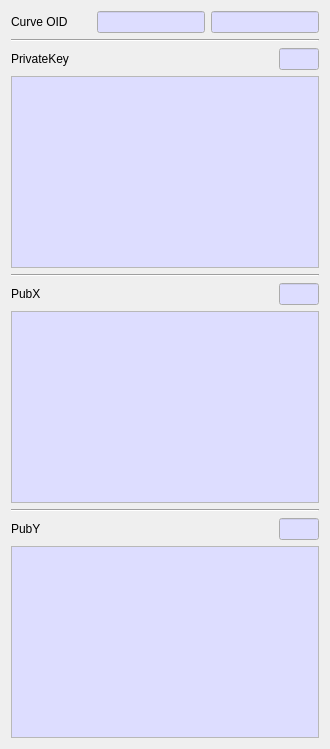
     <widget class="QWidget" name="tabECC">
      <attribute name="title">
       <string>ECC</string>
      </attribute>
      <layout class="QVBoxLayout" name="verticalLayout_3">
       <item>
        <layout class="QGridLayout" name="gridLayout_4">
         <item row="0" column="0">
          <widget class="QLabel" name="mECC_CurveLabel">
           <property name="minimumSize">
            <size>
             <width>80</width>
             <height>0</height>
            </size>
           </property>
           <property name="maximumSize">
            <size>
             <width>80</width>
             <height>16777215</height>
            </size>
           </property>
           <property name="text">
            <string>Curve OID</string>
           </property>
          </widget>
         </item>
         <item row="0" column="1">
          <widget class="QLineEdit" name="mECC_CurveOIDText">
           <property name="palette">
            <palette>
             <active>
              <colorrole role="Base">
               <brush brushstyle="SolidPattern">
                <color alpha="255">
                 <red>221</red>
                 <green>221</green>
                 <blue>255</blue>
                </color>
               </brush>
              </colorrole>
             </active>
             <inactive>
              <colorrole role="Base">
               <brush brushstyle="SolidPattern">
                <color alpha="255">
                 <red>221</red>
                 <green>221</green>
                 <blue>255</blue>
                </color>
               </brush>
              </colorrole>
             </inactive>
             <disabled>
              <colorrole role="Base">
               <brush brushstyle="SolidPattern">
                <color alpha="255">
                 <red>240</red>
                 <green>240</green>
                 <blue>240</blue>
                </color>
               </brush>
              </colorrole>
             </disabled>
            </palette>
           </property>
           <property name="readOnly">
            <bool>true</bool>
           </property>
          </widget>
         </item>
         <item row="0" column="2">
          <widget class="QLineEdit" name="mECC_CurveSNText">
           <property name="maximumSize">
            <size>
             <width>120</width>
             <height>16777215</height>
            </size>
           </property>
           <property name="palette">
            <palette>
             <active>
              <colorrole role="Base">
               <brush brushstyle="SolidPattern">
                <color alpha="255">
                 <red>221</red>
                 <green>221</green>
                 <blue>255</blue>
                </color>
               </brush>
              </colorrole>
             </active>
             <inactive>
              <colorrole role="Base">
               <brush brushstyle="SolidPattern">
                <color alpha="255">
                 <red>221</red>
                 <green>221</green>
                 <blue>255</blue>
                </color>
               </brush>
              </colorrole>
             </inactive>
             <disabled/>
            </palette>
           </property>
           <property name="readOnly">
            <bool>true</bool>
           </property>
          </widget>
         </item>
        </layout>
       </item>
       <item>
        <widget class="Line" name="line_4">
         <property name="orientation">
          <enum>Qt::Horizontal</enum>
         </property>
        </widget>
       </item>
       <item>
        <layout class="QGridLayout" name="gridLayout_12">
         <item row="0" column="0">
          <widget class="QLabel" name="mECC_PrivateLabel">
           <property name="minimumSize">
            <size>
             <width>80</width>
             <height>0</height>
            </size>
           </property>
           <property name="maximumSize">
            <size>
             <width>80</width>
             <height>16777215</height>
            </size>
           </property>
           <property name="text">
            <string>PrivateKey</string>
           </property>
          </widget>
         </item>
         <item row="0" column="2">
          <widget class="QLineEdit" name="mECC_PrivateLenText">
           <property name="minimumSize">
            <size>
             <width>40</width>
             <height>0</height>
            </size>
           </property>
           <property name="maximumSize">
            <size>
             <width>40</width>
             <height>16777215</height>
            </size>
           </property>
           <property name="palette">
            <palette>
             <active>
              <colorrole role="Base">
               <brush brushstyle="SolidPattern">
                <color alpha="255">
                 <red>221</red>
                 <green>221</green>
                 <blue>255</blue>
                </color>
               </brush>
              </colorrole>
             </active>
             <inactive>
              <colorrole role="Base">
               <brush brushstyle="SolidPattern">
                <color alpha="255">
                 <red>221</red>
                 <green>221</green>
                 <blue>255</blue>
                </color>
               </brush>
              </colorrole>
             </inactive>
             <disabled>
              <colorrole role="Base">
               <brush brushstyle="SolidPattern">
                <color alpha="255">
                 <red>240</red>
                 <green>240</green>
                 <blue>240</blue>
                </color>
               </brush>
              </colorrole>
             </disabled>
            </palette>
           </property>
           <property name="readOnly">
            <bool>true</bool>
           </property>
          </widget>
         </item>
         <item row="0" column="1">
          <spacer name="horizontalSpacer_7">
           <property name="orientation">
            <enum>Qt::Horizontal</enum>
           </property>
           <property name="sizeHint" stdset="0">
            <size>
             <width>40</width>
             <height>20</height>
            </size>
           </property>
          </spacer>
         </item>
        </layout>
       </item>
       <item>
        <widget class="QPlainTextEdit" name="mECC_PrivateText">
         <property name="palette">
          <palette>
           <active>
            <colorrole role="Base">
             <brush brushstyle="SolidPattern">
              <color alpha="255">
               <red>221</red>
               <green>221</green>
               <blue>255</blue>
              </color>
             </brush>
            </colorrole>
           </active>
           <inactive>
            <colorrole role="Base">
             <brush brushstyle="SolidPattern">
              <color alpha="255">
               <red>221</red>
               <green>221</green>
               <blue>255</blue>
              </color>
             </brush>
            </colorrole>
           </inactive>
           <disabled>
            <colorrole role="Base">
             <brush brushstyle="SolidPattern">
              <color alpha="255">
               <red>240</red>
               <green>240</green>
               <blue>240</blue>
              </color>
             </brush>
            </colorrole>
           </disabled>
          </palette>
         </property>
         <property name="readOnly">
          <bool>true</bool>
         </property>
        </widget>
       </item>
       <item>
        <widget class="Line" name="line_5">
         <property name="orientation">
          <enum>Qt::Horizontal</enum>
         </property>
        </widget>
       </item>
       <item>
        <layout class="QGridLayout" name="gridLayout_13">
         <property name="topMargin">
          <number>0</number>
         </property>
         <item row="0" column="0">
          <widget class="QLabel" name="mECC_PubXLabel">
           <property name="text">
            <string>PubX</string>
           </property>
          </widget>
         </item>
         <item row="0" column="2">
          <widget class="QLineEdit" name="mECC_PubXLenText">
           <property name="minimumSize">
            <size>
             <width>40</width>
             <height>0</height>
            </size>
           </property>
           <property name="maximumSize">
            <size>
             <width>40</width>
             <height>16777215</height>
            </size>
           </property>
           <property name="palette">
            <palette>
             <active>
              <colorrole role="Base">
               <brush brushstyle="SolidPattern">
                <color alpha="255">
                 <red>221</red>
                 <green>221</green>
                 <blue>255</blue>
                </color>
               </brush>
              </colorrole>
             </active>
             <inactive>
              <colorrole role="Base">
               <brush brushstyle="SolidPattern">
                <color alpha="255">
                 <red>221</red>
                 <green>221</green>
                 <blue>255</blue>
                </color>
               </brush>
              </colorrole>
             </inactive>
             <disabled>
              <colorrole role="Base">
               <brush brushstyle="SolidPattern">
                <color alpha="255">
                 <red>240</red>
                 <green>240</green>
                 <blue>240</blue>
                </color>
               </brush>
              </colorrole>
             </disabled>
            </palette>
           </property>
           <property name="readOnly">
            <bool>true</bool>
           </property>
          </widget>
         </item>
         <item row="0" column="1">
          <spacer name="horizontalSpacer_8">
           <property name="orientation">
            <enum>Qt::Horizontal</enum>
           </property>
           <property name="sizeHint" stdset="0">
            <size>
             <width>40</width>
             <height>20</height>
            </size>
           </property>
          </spacer>
         </item>
        </layout>
       </item>
       <item>
        <widget class="QPlainTextEdit" name="mECC_PubXText">
         <property name="palette">
          <palette>
           <active>
            <colorrole role="Base">
             <brush brushstyle="SolidPattern">
              <color alpha="255">
               <red>221</red>
               <green>221</green>
               <blue>255</blue>
              </color>
             </brush>
            </colorrole>
           </active>
           <inactive>
            <colorrole role="Base">
             <brush brushstyle="SolidPattern">
              <color alpha="255">
               <red>221</red>
               <green>221</green>
               <blue>255</blue>
              </color>
             </brush>
            </colorrole>
           </inactive>
           <disabled>
            <colorrole role="Base">
             <brush brushstyle="SolidPattern">
              <color alpha="255">
               <red>240</red>
               <green>240</green>
               <blue>240</blue>
              </color>
             </brush>
            </colorrole>
           </disabled>
          </palette>
         </property>
         <property name="readOnly">
          <bool>true</bool>
         </property>
        </widget>
       </item>
       <item>
        <widget class="Line" name="line_6">
         <property name="orientation">
          <enum>Qt::Horizontal</enum>
         </property>
        </widget>
       </item>
       <item>
        <layout class="QGridLayout" name="gridLayout_14">
         <property name="topMargin">
          <number>0</number>
         </property>
         <item row="0" column="0">
          <widget class="QLabel" name="mECC_PubYLabel">
           <property name="text">
            <string>PubY</string>
           </property>
          </widget>
         </item>
         <item row="0" column="2">
          <widget class="QLineEdit" name="mECC_PubYLenText">
           <property name="minimumSize">
            <size>
             <width>40</width>
             <height>0</height>
            </size>
           </property>
           <property name="maximumSize">
            <size>
             <width>40</width>
             <height>16777215</height>
            </size>
           </property>
           <property name="palette">
            <palette>
             <active>
              <colorrole role="Base">
               <brush brushstyle="SolidPattern">
                <color alpha="255">
                 <red>221</red>
                 <green>221</green>
                 <blue>255</blue>
                </color>
               </brush>
              </colorrole>
             </active>
             <inactive>
              <colorrole role="Base">
               <brush brushstyle="SolidPattern">
                <color alpha="255">
                 <red>221</red>
                 <green>221</green>
                 <blue>255</blue>
                </color>
               </brush>
              </colorrole>
             </inactive>
             <disabled>
              <colorrole role="Base">
               <brush brushstyle="SolidPattern">
                <color alpha="255">
                 <red>240</red>
                 <green>240</green>
                 <blue>240</blue>
                </color>
               </brush>
              </colorrole>
             </disabled>
            </palette>
           </property>
           <property name="readOnly">
            <bool>true</bool>
           </property>
          </widget>
         </item>
         <item row="0" column="1">
          <spacer name="horizontalSpacer_9">
           <property name="orientation">
            <enum>Qt::Horizontal</enum>
           </property>
           <property name="sizeHint" stdset="0">
            <size>
             <width>40</width>
             <height>20</height>
            </size>
           </property>
          </spacer>
         </item>
        </layout>
       </item>
       <item>
        <widget class="QPlainTextEdit" name="mECC_PubYText">
         <property name="palette">
          <palette>
           <active>
            <colorrole role="Base">
             <brush brushstyle="SolidPattern">
              <color alpha="255">
               <red>221</red>
               <green>221</green>
               <blue>255</blue>
              </color>
             </brush>
            </colorrole>
           </active>
           <inactive>
            <colorrole role="Base">
             <brush brushstyle="SolidPattern">
              <color alpha="255">
               <red>221</red>
               <green>221</green>
               <blue>255</blue>
              </color>
             </brush>
            </colorrole>
           </inactive>
           <disabled>
            <colorrole role="Base">
             <brush brushstyle="SolidPattern">
              <color alpha="255">
               <red>240</red>
               <green>240</green>
               <blue>240</blue>
              </color>
             </brush>
            </colorrole>
           </disabled>
          </palette>
         </property>
         <property name="readOnly">
          <bool>true</bool>
         </property>
        </widget>
       </item>
      </layout>
     </widget>
